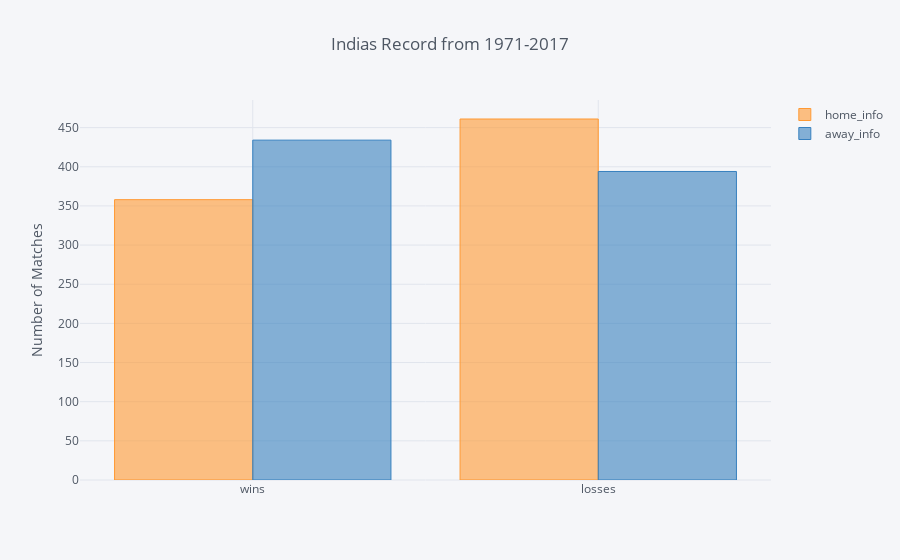

The cell this chart's notebook holds for it:
### Code cell
India_info.iplot(kind='bar',title='India''s Record from 1971-2017',yTitle='Number of Matches',fill=True,boxpoints=True)

### Figure 1 — Plotly figure (JSON) as saved in the notebook; plotly's stock layout.template omitted (floating-point values rounded to 4 significant figures)
{"data": [{"marker": {"color": "rgba(255, 153, 51, 0.6)", "line": {"color": "rgba(255, 153, 51, 1.0)", "width": 1}}, "name": "home_info", "orientation": "v", "text": "", "type": "bar", "uid": "dd8c1e0d-e735-4f8a-98b1-10806fa98ee7", "x": ["wins", "losses"], "y": [358, 461]}, {"marker": {"color": "rgba(55, 128, 191, 0.6)", "line": {"color": "rgba(55, 128, 191, 1.0)", "width": 1}}, "name": "away_info", "orientation": "v", "text": "", "type": "bar", "uid": "f18f8a51-8a59-4f6b-b2d2-aa8299763391", "x": ["wins", "losses"], "y": [434, 394]}], "layout": {"legend": {"bgcolor": "#F5F6F9", "font": {"color": "#4D5663"}}, "paper_bgcolor": "#F5F6F9", "plot_bgcolor": "#F5F6F9", "title": {"font": {"color": "#4D5663"}, "text": "Indias Record from 1971-2017"}, "xaxis": {"gridcolor": "#E1E5ED", "showgrid": true, "tickfont": {"color": "#4D5663"}, "title": {"font": {"color": "#4D5663"}, "text": ""}, "zerolinecolor": "#E1E5ED"}, "yaxis": {"gridcolor": "#E1E5ED", "showgrid": true, "tickfont": {"color": "#4D5663"}, "title": {"font": {"color": "#4D5663"}, "text": "Number of Matches"}, "zerolinecolor": "#E1E5ED"}}}
